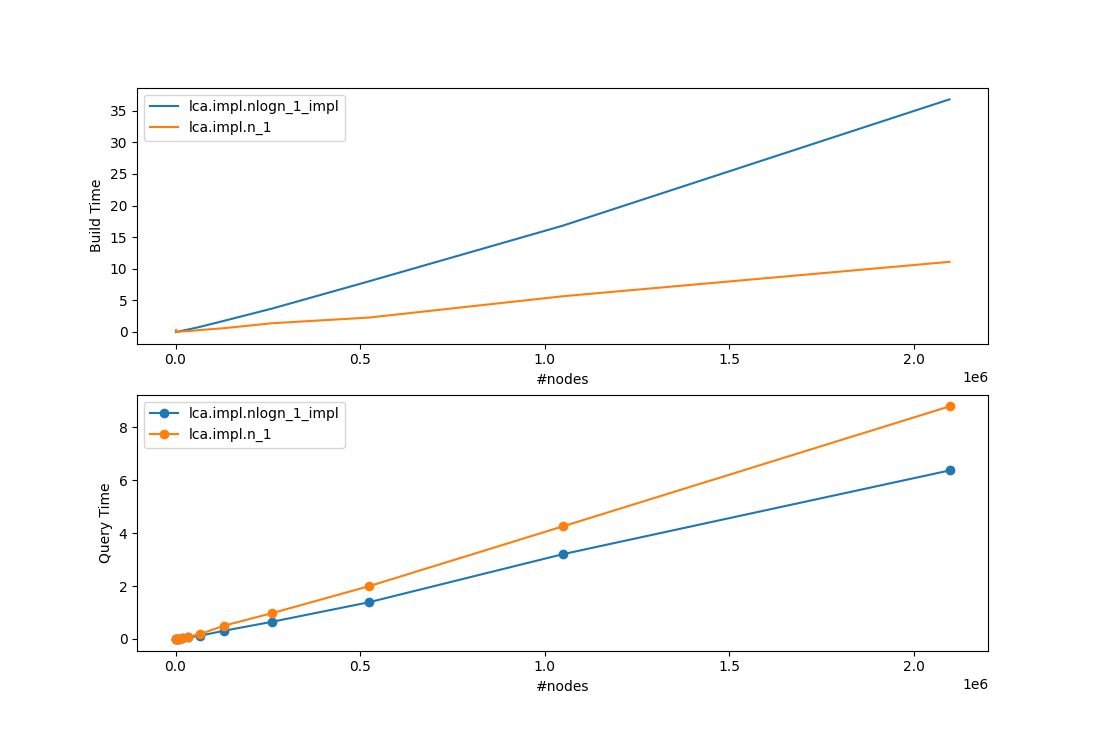

This chart was generated by the following Python code:
from tests.sample_data import BinaryTree
import contextlib
from typing import Callable
import time
import lca.impl.nlogn_1_impl
import lca.impl.n_1
import lca.impl.n_logn


@contextlib.contextmanager
def timer(on_end: Callable[[float], None]):
    start = time.time()
    yield
    end = time.time()
    on_end(end - start)
    return


def main():
    mods = [
        lca.impl.nlogn_1_impl,
        lca.impl.n_1,
        # lca.impl.n_logn,
    ]
    modname2result = {m.__name__: [] for m in mods}
    n2tree = {}
    ns = [4 ** (5 + n) for n in range(6)]
    for n in ns:
        t_overhead = 0.
        def on_overhead(t):
            nonlocal t_overhead
            t_overhead += t
        with timer(on_overhead):
            tree = BinaryTree.random(n)
        n2tree[n] = t_overhead, tree

    for mod in mods:
        for n in ns:
            n_node, n_query = n, n
            t_build = 0.
            t_query = 0.

            # prepare timers
            def on_build(t):
                nonlocal t_build
                t_build += t

            def on_run(t):
                nonlocal t_query
                t_query += t
            # prepare timer done
            t_overhead, tree = n2tree[n]

            with timer(on_build):
                vv2lca = mod.build(tree, BinaryTree.children)

            # run
            for _ in range(n_query):
                with timer(on_overhead):
                    v1 = BinaryTree.choose_random_subtree(tree)
                    v2 = BinaryTree.choose_random_subtree(tree)
                with timer(on_run):
                    vv2lca(v1, v2)
            # run done

            # report
            modname2result[mod.__name__].append((n_node, n_query, t_build, t_query))
            print("Overhead", mod.__name__, n_node, n_query, t_overhead)
            print("Build",    mod.__name__, n_node, n_query, t_build)
            print("Query",    mod.__name__, n_node, n_query, t_query)
    plot(modname2result)


def plot(modname2result):
    import matplotlib.pyplot as plt
    plt.title("Lowest Common Ancester Algorithm Benchmark")
    _, (ax_build, ax_query) = plt.subplots(2)
    
    # plot build
    ax_build.set_xlabel("#nodes")
    ax_build.set_ylabel("Build Time")
    for name, results in modname2result.items():
        if len(results) == 0:
            continue
        ns, _, ts, _ = list(zip(*results))
        ax_build.plot(ns, ts, label=name)
    ax_build.legend()
    # plot build done

    # plot query
    ax_query.set_xlabel("#nodes")
    ax_query.set_ylabel("Query Time")
    for name, results in modname2result.items():
        if len(results) == 0:
            continue
        _, ns, _, ts = list(zip(*results))
        ax_query.plot(ns, ts, label=name, marker='o')
    ax_query.legend()
    # plot query done

    plt.show()


if __name__ == '__main__':
    main()
